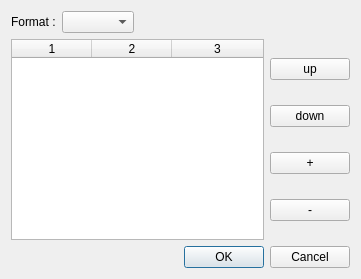
<?xml version="1.0" encoding="UTF-8"?>
<ui version="4.0">
 <class>DataCreate</class>
 <widget class="QDialog" name="DataCreate">
  <property name="geometry">
   <rect>
    <x>0</x>
    <y>0</y>
    <width>361</width>
    <height>279</height>
   </rect>
  </property>
  <property name="sizePolicy">
   <sizepolicy hsizetype="Expanding" vsizetype="Expanding">
    <horstretch>0</horstretch>
    <verstretch>0</verstretch>
   </sizepolicy>
  </property>
  <property name="windowTitle">
   <string>HMI data create</string>
  </property>
  <layout class="QFormLayout" name="formLayout">
   <item row="0" column="0">
    <layout class="QHBoxLayout" name="horizontalLayout_2">
     <item>
      <widget class="QLabel" name="label">
       <property name="sizePolicy">
        <sizepolicy hsizetype="Fixed" vsizetype="Fixed">
         <horstretch>0</horstretch>
         <verstretch>0</verstretch>
        </sizepolicy>
       </property>
       <property name="text">
        <string>Format :</string>
       </property>
      </widget>
     </item>
     <item>
      <widget class="QComboBox" name="structCombobox">
       <property name="editable">
        <bool>false</bool>
       </property>
      </widget>
     </item>
    </layout>
   </item>
   <item row="1" column="0" colspan="2">
    <layout class="QHBoxLayout" name="horizontalLayout_3">
     <item>
      <widget class="QTableWidget" name="sizeTable">
       <property name="mouseTracking">
        <bool>true</bool>
       </property>
       <property name="tabletTracking">
        <bool>true</bool>
       </property>
       <property name="focusPolicy">
        <enum>Qt::ClickFocus</enum>
       </property>
       <property name="acceptDrops">
        <bool>true</bool>
       </property>
       <property name="lineWidth">
        <number>10</number>
       </property>
       <property name="dragEnabled">
        <bool>true</bool>
       </property>
       <property name="dragDropMode">
        <enum>QAbstractItemView::DragDrop</enum>
       </property>
       <property name="defaultDropAction">
        <enum>Qt::MoveAction</enum>
       </property>
       <property name="selectionMode">
        <enum>QAbstractItemView::SingleSelection</enum>
       </property>
       <property name="selectionBehavior">
        <enum>QAbstractItemView::SelectRows</enum>
       </property>
       <property name="textElideMode">
        <enum>Qt::ElideMiddle</enum>
       </property>
       <property name="rowCount">
        <number>0</number>
       </property>
       <property name="columnCount">
        <number>3</number>
       </property>
       <attribute name="horizontalHeaderCascadingSectionResizes">
        <bool>true</bool>
       </attribute>
       <attribute name="horizontalHeaderMinimumSectionSize">
        <number>80</number>
       </attribute>
       <attribute name="horizontalHeaderDefaultSectionSize">
        <number>80</number>
       </attribute>
       <attribute name="horizontalHeaderShowSortIndicator" stdset="0">
        <bool>false</bool>
       </attribute>
       <attribute name="horizontalHeaderStretchLastSection">
        <bool>true</bool>
       </attribute>
       <attribute name="verticalHeaderMinimumSectionSize">
        <number>20</number>
       </attribute>
       <attribute name="verticalHeaderDefaultSectionSize">
        <number>20</number>
       </attribute>
       <column/>
       <column/>
       <column/>
      </widget>
     </item>
     <item>
      <layout class="QVBoxLayout" name="verticalLayout">
       <item>
        <widget class="QPushButton" name="upButton">
         <property name="text">
          <string>up</string>
         </property>
        </widget>
       </item>
       <item>
        <widget class="QPushButton" name="downButton">
         <property name="text">
          <string>down</string>
         </property>
        </widget>
       </item>
       <item>
        <widget class="QPushButton" name="addButton">
         <property name="text">
          <string>+</string>
         </property>
        </widget>
       </item>
       <item>
        <widget class="QPushButton" name="delButton">
         <property name="text">
          <string>-</string>
         </property>
        </widget>
       </item>
      </layout>
     </item>
    </layout>
   </item>
   <item row="2" column="0" colspan="2">
    <widget class="QDialogButtonBox" name="buttonBox">
     <property name="orientation">
      <enum>Qt::Horizontal</enum>
     </property>
     <property name="standardButtons">
      <set>QDialogButtonBox::Cancel|QDialogButtonBox::Ok</set>
     </property>
    </widget>
   </item>
  </layout>
 </widget>
 <resources/>
 <connections>
  <connection>
   <sender>buttonBox</sender>
   <signal>accepted()</signal>
   <receiver>DataCreate</receiver>
   <slot>accept()</slot>
   <hints>
    <hint type="sourcelabel">
     <x>248</x>
     <y>254</y>
    </hint>
    <hint type="destinationlabel">
     <x>157</x>
     <y>274</y>
    </hint>
   </hints>
  </connection>
  <connection>
   <sender>buttonBox</sender>
   <signal>rejected()</signal>
   <receiver>DataCreate</receiver>
   <slot>reject()</slot>
   <hints>
    <hint type="sourcelabel">
     <x>316</x>
     <y>260</y>
    </hint>
    <hint type="destinationlabel">
     <x>286</x>
     <y>274</y>
    </hint>
   </hints>
  </connection>
 </connections>
</ui>
